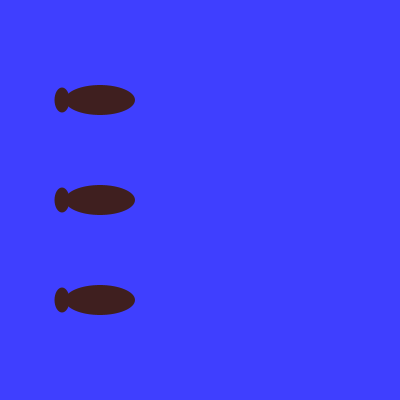
Frame 1 (no input)
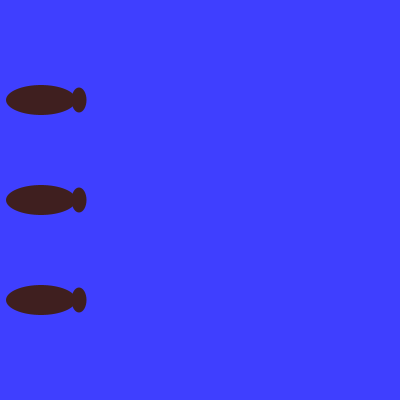
Frame 60 (the mouse pressed at the canvas centre just before this capture)
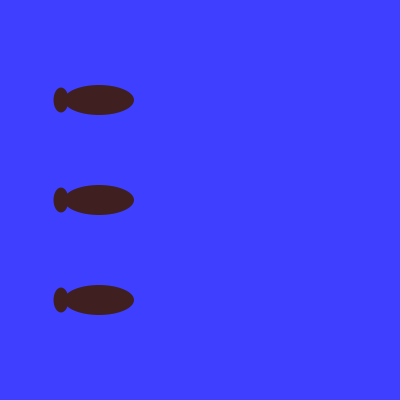
Frame 120 (the mouse held since frame 60 and released just before this capture)

The Processing sketch that drew these frames (run headless with seeded random() and noise(); from frame 60 on, the mouse is pressed at the canvas centre):

// Processing sketch: fishTurning3
// ── fishTurning3.pde
final int[] fishToLeft  = new int[] {
    0, 0, 70, 30,
    38, 0, 15, 25
};
final int[] fishToRight = new int[] {
    0, 0, 70, 30, 
    -38, 0, 15, 25
};
final int bodyX = 0;
final int bodyY = 1;
final int bodyLength = 2;
final int bodyWidth =3;
final int finX = 4;
final int finY = 5;
final int finLength = 6;
final int finWidth = 7;

int[] x={100,100,100};
int[] y={100,200,300};
int vx;
int[][] fish = new int[3][8];

void setup() {
    size(400, 400);
    noStroke();
    background(63, 63, 255);
    fill(63, 31, 31);
    vx = 1;
    for(int i = 0;i<3;i++){
        fish[i] = fishToRight;
    }
}

void draw() {
    background(63, 63, 255);
    fill(63, 31, 31);
    for(int i = 0;i<3;i++){
        drawFish(x[i],y[i],fish[i]);
        if (mouseX > x[i]) {
            fish[i] = fishToRight;
            vx = 1;
        } else if (mouseX < x[i]) {
            fish[i] = fishToLeft;
            vx = -1;
        } else {
            vx = 0;
        }
        x[i] = x[i] + vx;
    }
}

void drawFish(int _x,int _y,int[] fishinfo){
    ellipse(_x + fishinfo[bodyX], _y + fishinfo[bodyY], fishinfo[bodyLength], fishinfo[bodyWidth]);
    ellipse(_x + fishinfo[ finX], _y + fishinfo[ finY], fishinfo[ finLength], fishinfo[ finWidth]);
}
